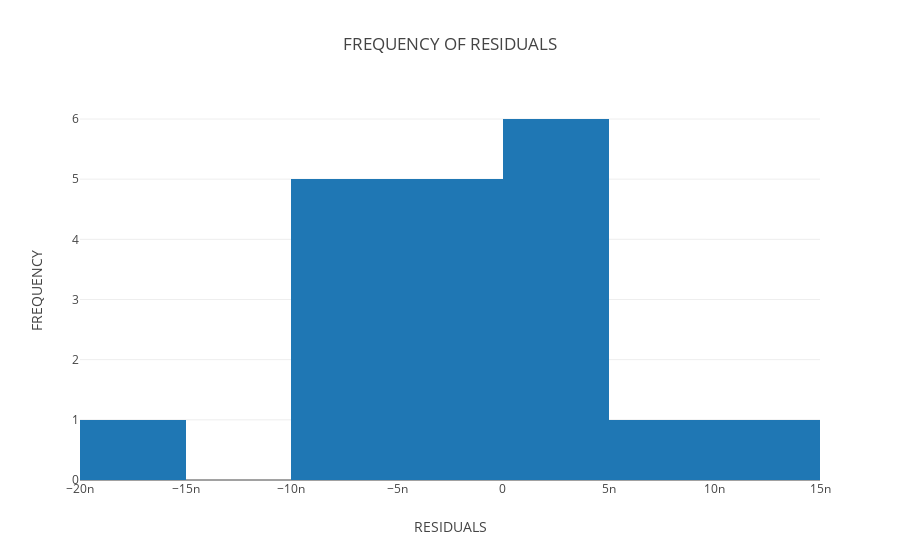

Notebook code cell kept with this figure:
### Markdown cell above
## HISTOGRAM FOR OLS ##

### Code cell
data = [go.Histogram(x = ((predict_ols - Y_test)))]
layout = go.Layout(
    title = 'FREQUENCY OF RESIDUALS',
    xaxis = dict(
        title = 'RESIDUALS'
    ),
    yaxis = dict(
        title = 'FREQUENCY'
    )
)
fig = go.Figure(data = data, layout = layout)
plot.iplot(fig, filename = 'OLS_HISTOGRAM_SYSTOLICBP')

### Figure 1 — Plotly figure (JSON) as saved in the notebook; plotly's stock layout.template omitted (floating-point values rounded to 4 significant figures)
{"data": [{"type": "histogram", "x": [-1.866e-10, 1.489e-08, -1.78e-08, -1.078e-09, 9.135e-09, -6.555e-09, 4.465e-09, -5.132e-09, -2.466e-09, 8.001e-10, 4.677e-09, -5.926e-09, -1.435e-09, 3.24e-09, -4.621e-09, -5.583e-09, 1.788e-09, -5.723e-09, 7.541e-10]}], "layout": {"title": "FREQUENCY OF RESIDUALS", "xaxis": {"title": "RESIDUALS"}, "yaxis": {"title": "FREQUENCY"}}}
